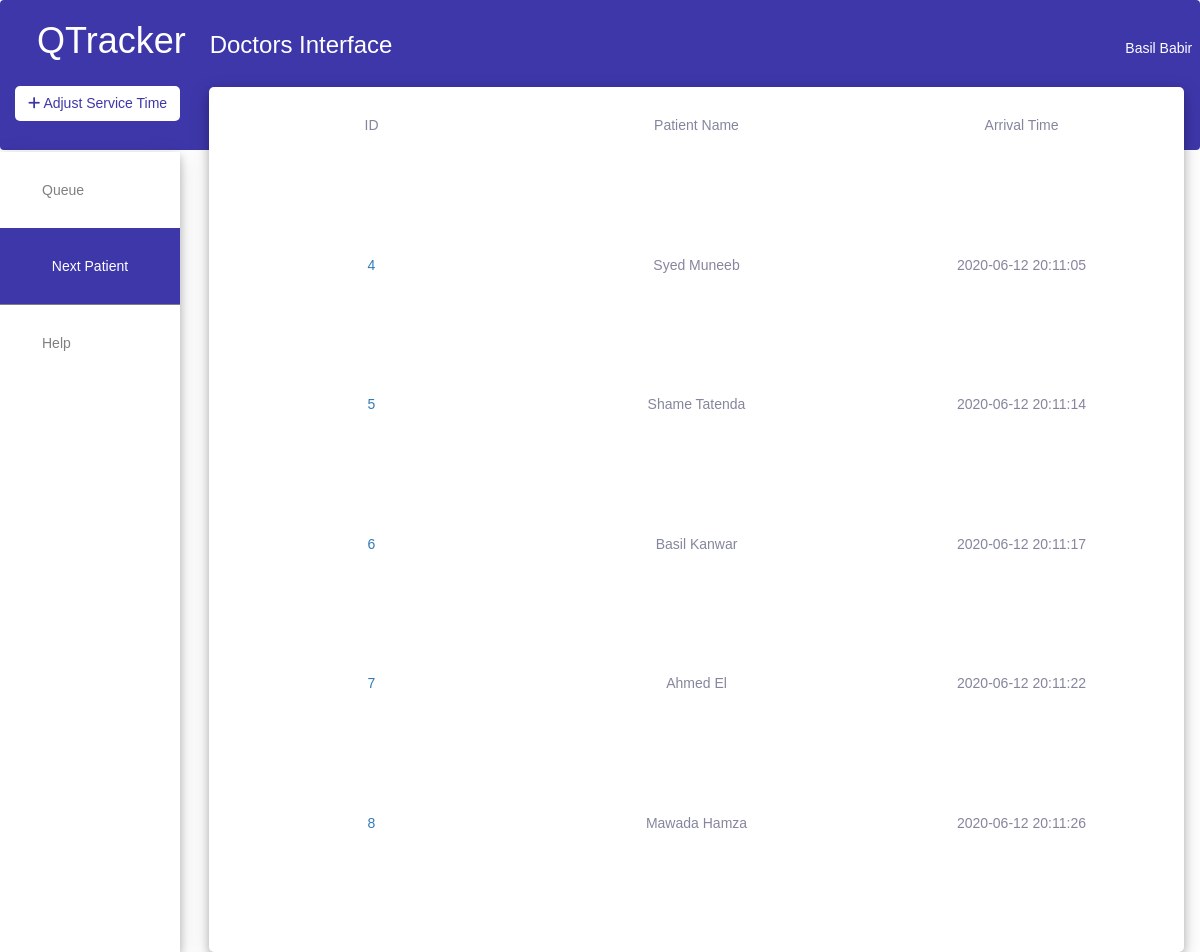
The page /doctor.php (signed in) on the database as committed earlier.
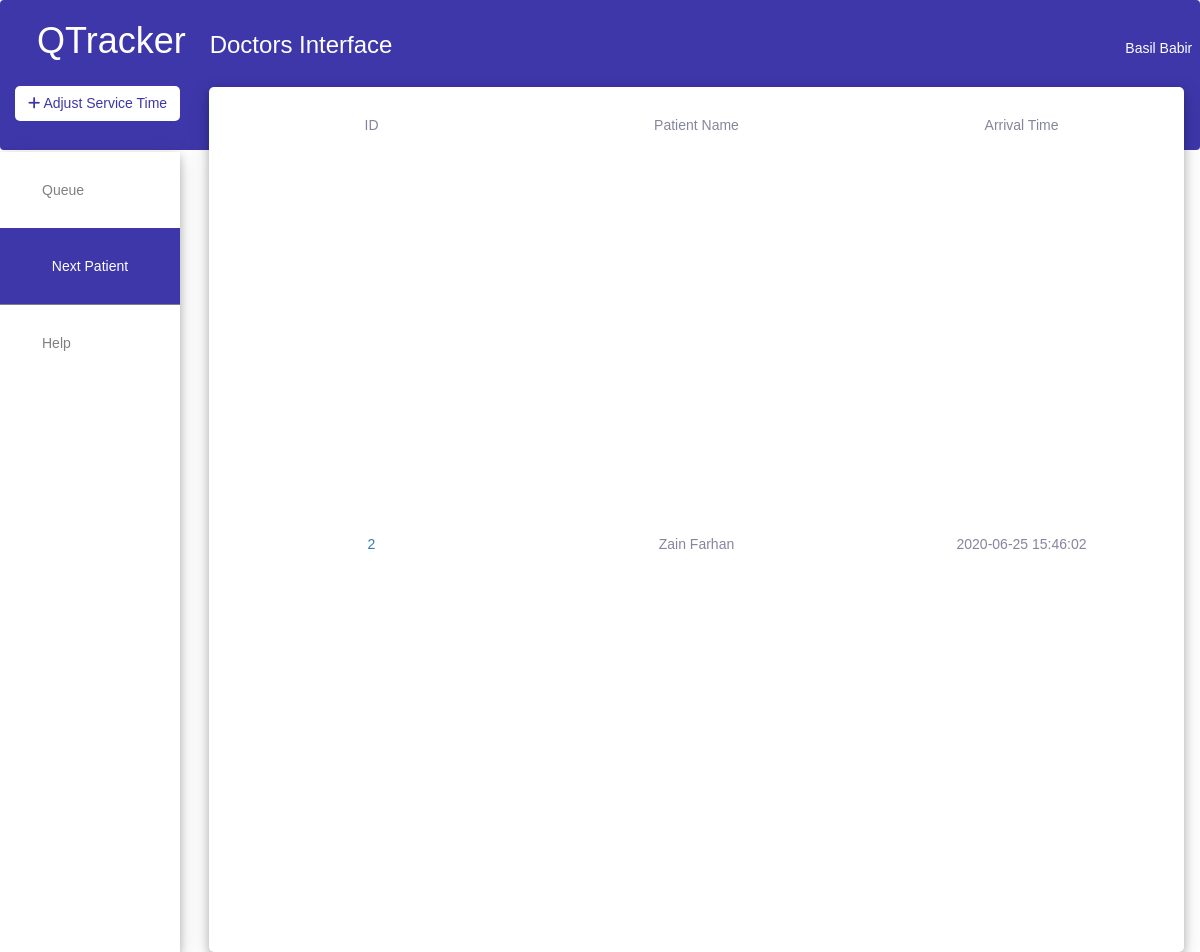
The same page on the database as committed later.
### tables this page shows
CREATE TABLE `employees` (
  `ssn` int(11) NOT NULL,
  `name` varchar(25) NOT NULL,
  `lname` varchar(25) NOT NULL,
  `phone` varchar(15) NOT NULL,
  `address` varchar(255) NOT NULL,
  `position` varchar(1) NOT NULL
);

CREATE TABLE `q2000` (
  `patientID` int(11) NOT NULL,
  `ts` timestamp NOT NULL DEFAULT CURRENT_TIMESTAMP,
  `arrivalTime` int(11) DEFAULT NULL,
  `serviceTime` int(11) DEFAULT NULL,
  `departureTime` int(11) DEFAULT NULL,
  `waitingTime` int(11) DEFAULT NULL,
  `tsb` int(11) DEFAULT NULL,
  `timeInSystem` int(11) DEFAULT NULL
);

CREATE TABLE `patients` (
  `id` int(11) NOT NULL,
  `name` varchar(50) NOT NULL,
  `phone` varchar(15) NOT NULL,
  `address` varchar(255) NOT NULL,
  `user_closed` varchar(3) NOT NULL
);

### doctor.php (the view, shortened to what this page needs)
<?php
  require 'config/config.php';
?>
<html lang="en" dir="ltr">
  <head>
    <link rel="stylesheet" href="https://maxcdn.bootstrapcdn.com/bootstrap/3.4.0/css/bootstrap.min.css">
    <link rel="stylesheet" href="assets/css/doctor.css">
  </head>
  <body>
    <div class="navBar">
      <div class="navItems">
        <h1>QTracker</h1>
        <h3>Doctors Interface</h3>
        <label class="switch">
        </label>
        <?php
          $email = $_SESSION['emailDoc'];
          $doctorsEntries = mysqli_query($con, "SELECT * FROM doctors WHERE email='$email'");
          $row = mysqli_fetch_array($doctorsEntries);
          $ssn = $row['ssn'];
          $doctorsEntries = mysqli_query($con, "SELECT * FROM employees WHERE ssn='$ssn'");
          $row = mysqli_fetch_array($doctorsEntries);
          echo "<h5>" . $row['name'] . " " . $row['lname'] . "</h5>";
        ?>
      </div>
      <div>
        <button type="button" id="serveBtn" class="btn" data-toggle="modal" data-target="#serviceModal">
          <i class='fas fa-plus'></i> Adjust Service Time
        </button>
      </div>
    </div>
    <div class="wrapper">
      <div class="sideBar">
        <div class="section1">
          <a href="#" id="queuetab">Queue</a>
          <input  type="button" name="remove_Patient" value="Next Patient" class="nextPatientBtn" data-toggle="modal" data-target="#nextPatientModal">
        </div>
        <div class="section2">
          <a href="#">Help</a>
        </div>
      </div>
      <div class="queueblock">
        <div class="column">
          ID
        </div>
        <div class="column">
          Patient Name
        </div>
        <div class="column">
          Arrival Time
        </div>
        <?php
        $email = $_SESSION['emailDoc'];
        $doctorsEntries = mysqli_query($con, "SELECT * FROM doctors WHERE email='$email'");
        $row = mysqli_fetch_array($doctorsEntries);
        $queueName = 'q' . $row['ssn'];
        $queueEntries = mysqli_query($con, "SELECT * FROM $queueName ORDER By ts ASC");
        while($row = mysqli_fetch_array($queueEntries)){
            $patientID = $row['patientID'];
            $patientEntries = mysqli_query($con, "SELECT * FROM patients WHERE id='$patientID'");
            $patientRow = mysqli_fetch_array($patientEntries);
            $patientName = $patientRow['name'];
            echo "<div><a href=\"patientProfile.php?id=" . $patientID . "\">". $patientID . "</a></div>" . "<div>". $patientName . "</div>" . "<div>". $row['ts'] . "</div>" ;
        }
        ?>
      </div>
    </div>
  </body>
</html>

### assets/css/doctor.css (style rules this page uses)
html { margin: 0; }
body { overflow-x: hidden; overflow-y: hidden; height: 100vh; width: 100vw; font-family: Helvetica; }
.navBar { width: 100%; height: 150px; background: #3e37aa; display: block; align-items: baseline; }
.navBar button { margin-top: 15px; margin-left: 1em; height: 35px; border-radius: 5px; background: white; color: #3e37aa; font-weight: normal; }
.switch { position: relative; display: flex; width: 60px; height: 34px; margin-left: 55%; }
h3 { color: white; margin-left: 1em; }
.navItems { display: flex; align-items: baseline; }
.navItems h1 { color: white; margin-left: 1em; }
.navItems h5 { color: white; margin-left: 1em; }
.wrapper { display: grid; grid-template-columns: 15% 85%; grid-column-gap: 1em; position: relative; margin: -18px auto; height:100%; }
.sideBar { background: white; height: 100%; display: block; box-shadow: 0 4px 8px 0 rgba(0, 0, 0, 0.2), 0 6px 20px 0 rgba(0, 0, 0, 0.19); }
.sideBar a { display: block; color: grey; padding: 2em 0 2em 3em; text-decoration: none; }
.nextPatientBtn { background-color: #3e37aa; color: white; display: block; padding: 2em 0em 2em 0em; width:100%; text-align: center; text-decoration: none; border:none; }
.section1 { border-bottom: 1px solid grey; }
.section2 { display: block; }
.queueblock { display: grid; grid-template-columns: repeat(3, 3fr); color: #85869d; text-align: center; padding-top: 2em; overflow-y: scroll; background-color: white; z-index: 1; margin: -65px 30px 0 15px; border-radius: 5px; box-shadow: 0 4px 8px 0 rgba(0, 0, 0, 0.2), 0 6px 20px 0 rgba(0, 0, 0, 0.19); }

Rows that differ between the two databases and show on the page:
removed q2000: patientID "4", patientID.name "Syed Muneeb", ts "2020-06-12 20:11:05"
removed q2000: patientID "5", patientID.name "Shame Tatenda", ts "2020-06-12 20:11:14"
removed q2000: patientID "6", patientID.name "Basil Kanwar", ts "2020-06-12 20:11:17"
removed q2000: patientID "7", patientID.name "Ahmed El", ts "2020-06-12 20:11:22"
removed q2000: patientID "8", patientID.name "Mawada Hamza", ts "2020-06-12 20:11:26"
added q2000: patientID "2", patientID.name "Zain Farhan", ts "2020-06-25 15:46:02"
